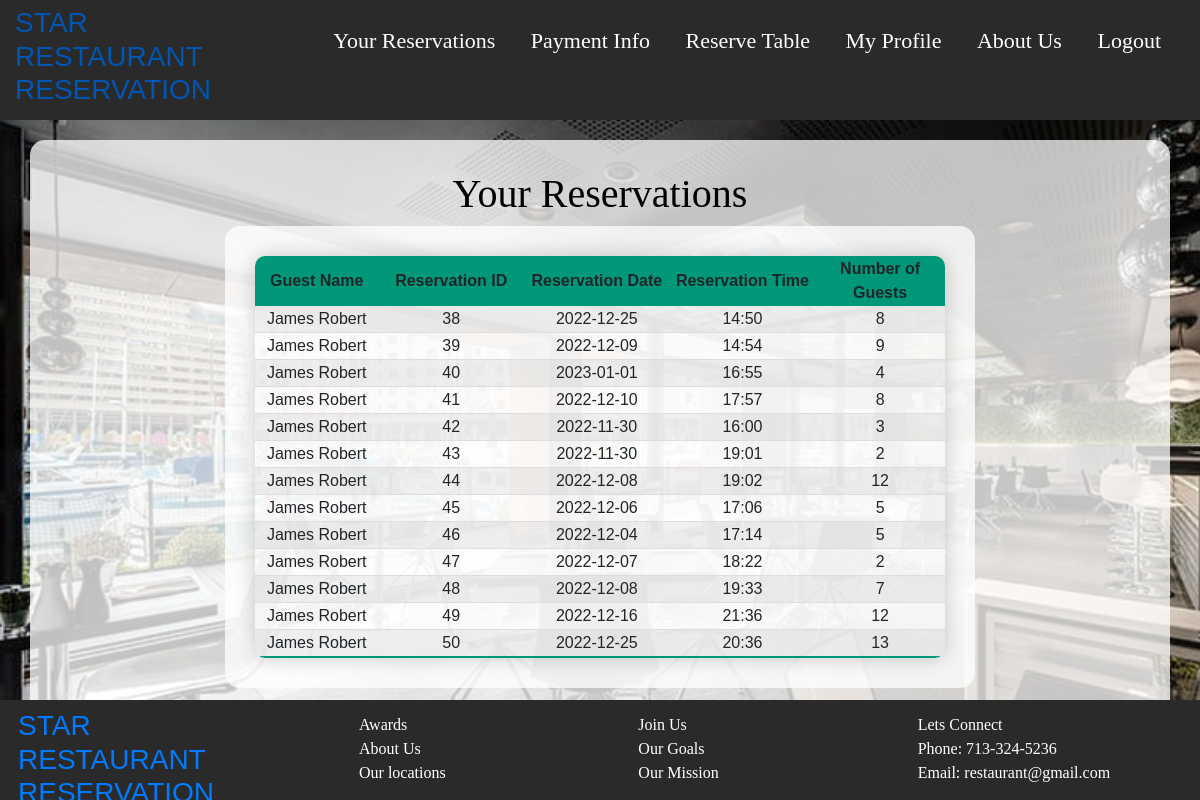
/reservations (signed in), run on the app's committed database.
### RESERVATIONS/models.py (models this page shows, shortened)
class Reservation(db.Model):         #setting up parameters for reservation info entry fields
    res_id = db.Column(db.Integer, primary_key=True)
    user_id = db.Column(db.Integer, db.ForeignKey('user.id'))
    name = db.Column(db.String, nullable=False)
    email = db.Column(db.String(120), nullable=False)
    phone = db.Column(db.Integer)
    no_guest = db.Column(db.Integer, nullable=False)
    res_date = db.Column(db.String(100), nullable=False)
    res_time = db.Column(db.String(100), nullable=False)
    table_id = db.Column(db.Integer, db.ForeignKey('tables.table_id'))
    creditcards = db.relationship('Creditcard')

### RESERVATIONS/views.py (the view)
@views.route("/reservations", methods=['GET', 'POST'])
def reserved():
    user = User.query.get(current_user.id)
    reserve_list = user.reservations
    return render_template("reservations.html", user=current_user, reserve_list=reserve_list)

### RESERVATIONS/__init__.py (called while the page is built)
def create_app():
    app = Flask(__name__)
    app.config['SECRET_KEY'] = 'fc2c5762da84768ed6248d780c1869b7'
    app.config['SQLALCHEMY_DATABASE_URI'] = 'sqlite:///site.db'
    db.init_app(app)
    from .views import views
    from .auth import auth
    app.register_blueprint(views, url_prefix='/')
    app.register_blueprint(auth, url_prefix='/')
    from .models import User, Reservation, Creditcard, Tables
    create_database(app)
    login_manager = LoginManager()
    login_manager.login_view = 'auth.login'
    login_manager.init_app(app)
    @login_manager.user_loader
    def load_user(id):
        return User.query.get(int(id))
    return app

### RESERVATIONS/Templates/reservations.html (shortened to what this page needs)
{% extends "basepage.html" %}
{% block content%}
<head>
<link rel="stylesheet" type="text/css" href="../static/Styles/styling.css">
</head>
<form method = "POST">
<body>
    <center> <h1 style="color: black; font-family: Yeseva One;">Your Reservations</h1> </center>
        <div class="tablebox">
          <center>
           <table>
              <thead>
                <tr>
                    <center>
                    <th style="width: 200px;">Guest Name</th>
                    <th style="width: 200px;">Reservation ID</th>
                    <th style="width: 200px;">Reservation Date</th>
                    <th style="width: 200px;">Reservation Time</th>
                    <th style="width: 200px;">Number of Guests</th>
                    </center>
                </tr>
                </thead>
              <tbody>
                {% for reservation in reserve_list %}
                <tr>
                    <td>{{ reservation.name }}</td>
                    <td>{{ reservation.res_id }}</td>
                    <td>{{ reservation.res_date }}</td>
                    <td>{{ reservation.res_time }}</td>
                    <td>{{ reservation.no_guest }}</td>
                </tr>
                {% endfor %}
              </tbody>
           </table>
          </center>
        </div>
</body>
</form>
{% endblock %}

### RESERVATIONS/Templates/basepage.html (shortened to what this page needs)
<!DOCTYPE html>
<html>
  <head>
  <link rel="stylesheet" href="{{ url_for('static',filename='Styles/styling.css') }}">
  <header>
    <a href="/homescreen">
        <h3 class="header-logo"> STAR RESTAURANT RESERVATION </h3>
    </a>
    <link
      rel="stylesheet"
      href="https://stackpath.bootstrapcdn.com/bootstrap/4.4.1/css/bootstrap.min.css"
    >
    <link
      rel="stylesheet"
      href="https://stackpath.bootstrapcdn.com/font-awesome/4.7.0/css/font-awesome.min.css"
    >
  </head>
  <body>
    <nav style="float: right;">
      {% if user.is_authenticated %}
      <a href="/reservations">Your Reservations <span class="sr-only">(current)</span></a>
      <a href="/payments">Payment Info <span class="sr-only">(current)</span></a>
      <a href="/reserving">Reserve Table <span class="sr-only">(current)</span></a>
      <a href="/myaccount">My Profile <span class="sr-only">(current)</span></a>
      <a href="/aboutpage">About Us <span class="sr-only">(current)</span></a>
      <a href="/logout">Logout <span class="sr-only">(current)</span></a>
      {% else %}
      <a href="/homescreen">Home <span class="sr-only">(current)</span></a>
      <a href="/aboutpage">About Us <span class="sr-only">(current)</span></a>
      <a href="/loginscreen">Login <span class="sr-only">(current)</span></a>
      <a href="/registerpage">Register<span class="sr-only">(current)</span></a>
      {% endif %}
    </nav>
    <div class="container">{% block content %} {% endblock %}</div>
  </body>
  <body>
    <footer>
        <a href="/homescreen">
          <h3 class="footer-logo"> STAR RESTAURANT RESERVATION </h3>
        </a>
      <div class = "footer-container">
        <div class = "box">Awards</div>
        <div class = "box">Join Us</div>
        <div class = "box">Lets Connect</div>
        <div class = "box">About Us</div>
        <div class = "box">Our Goals</div>
        <div class = "box">Phone: 713-324-5236</div>
        <div class = "box">Our locations</div>
        <div class = "box">Our Mission</div>
        <div class = "box">Email: restaurant@gmail.com</div>
      </div>
    </footer>
  </body>
</html>

### RESERVATIONS/static/Styles/styling.css (style rules this page uses)
body { font-family: Calibri, Helvetica, sans-serif; background-color: lightblue; margin: 0; padding: 20; background-image: url("../images/restimage.jpg"); background-repeat: no-repeat; background-size: cover; }
header { background: rgb(43, 42, 42); padding-bottom: 0.3rem; margin-bottom: 20px; }
header::after { content: ''; display: table; clear: both; }
.header-logo { padding-top: 6px; padding-left: 15px; width: 16rem; float: left; }
nav { margin-top: 0px; padding: 24px; background:rgb(43, 42, 42);; }
nav a { transition: 0.3s ease; color: white; font-size: 22px; font-family: 'Gill Sans'; text-decoration: none; border-top: 4px solid transparent; border-bottom: 4px solid transparent; padding: 20px 10px; margin: 0 5px; position: static; }
.box { width: auto; height: auto; font-family: 'Gill Sans'; }
.footer-container { padding-top: 10px; padding-left: 100px; display: grid; grid-template-columns: 1fr 1fr 1fr; }
footer { padding-top: 20px; position: fixed; bottom: 0; left: 0; right: 0; height: 100px; padding: 3px; background-color: rgb(0, 0, 0); background-color: rgb(43, 42, 42); color: white; }
footer::after { content: ''; display: table; clear: both; }
.footer-logo { padding-top: 6px; padding-bottom: 6px; padding-left: 15px; width: 16rem; float: left; }
.container { height:auto; width: auto; margin: auto; padding: 30px; padding-bottom: 100px; background: rgba(255, 255, 255, 0.75); border-radius: 15px ; }
table { border-radius: 10px 10px 10px 10px; overflow: hidden; box-shadow: 0 0 20px rgba(0,0,0,0.20); text-align: center; width: auto; }
.tablebox { width: 750px; overflow: auto; margin: auto; background: rgba(255, 255, 255, 0.75); padding: 30px; border-radius: 15px; }
.tablebox thead tr { background-color: #009879; }
.tablebox tbody tr { border-bottom: 1px solid #dddddd; }
.tablebox tbody tr:nth-of-type(odd) { background-color: #0808080e; }
.tablebox tbody tr:last-of-type { border-bottom: 2px solid #009879; }

### data on the page
Reservation: name "James Robert", res_id "38", res_date "2022-12-25", res_time "14:50", no_guest "8"
Reservation: name "James Robert", res_id "39", res_date "2022-12-09", res_time "14:54", no_guest "9"
Reservation: name "James Robert", res_id "40", res_date "2023-01-01", res_time "16:55", no_guest "4"
Reservation: name "James Robert", res_id "41", res_date "2022-12-10", res_time "17:57", no_guest "8"
Reservation: name "James Robert", res_id "42", res_date "2022-11-30", res_time "16:00", no_guest "3"
Reservation: name "James Robert", res_id "43", res_date "2022-11-30", res_time "19:01", no_guest "2"
Reservation: name "James Robert", res_id "44", res_date "2022-12-08", res_time "19:02", no_guest "12"
Reservation: name "James Robert", res_id "45", res_date "2022-12-06", res_time "17:06", no_guest "5"
Reservation: name "James Robert", res_id "46", res_date "2022-12-04", res_time "17:14", no_guest "5"
Reservation: name "James Robert", res_id "47", res_date "2022-12-07", res_time "18:22", no_guest "2"
Reservation: name "James Robert", res_id "48", res_date "2022-12-08", res_time "19:33", no_guest "7"
Reservation: name "James Robert", res_id "49", res_date "2022-12-16", res_time "21:36", no_guest "12"
Reservation: name "James Robert", res_id "50", res_date "2022-12-25", res_time "20:36", no_guest "13"
